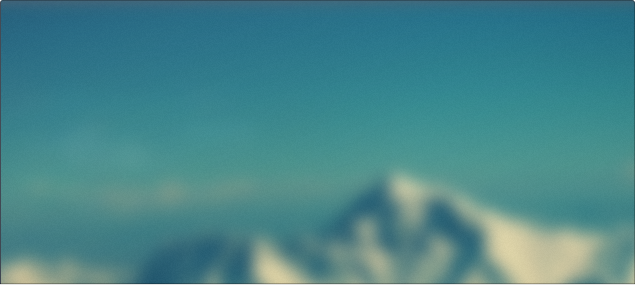
#> input picture roygbiv/test.png, 635 x 285 px
$ python -i __init__.py   (imports and definitions only)
#> lines starting #> are read from the running program, lines starting #| are printed output that depends on the picture
### roygbiv/Counter.py
## {{{ http://code.activestate.com/recipes/576611/ (r11)
from operator import itemgetter
from heapq import nlargest
from itertools import repeat, ifilter

class Counter(dict):
    '''Dict subclass for counting hashable objects.  Sometimes called a bag
    or multiset.  Elements are stored as dictionary keys and their counts
    are stored as dictionary values.

    >>> Counter('zyzygy')
    Counter({'y': 3, 'z': 2, 'g': 1})

    '''

    def __init__(self, iterable=None, **kwds):
        '''Create a new, empty Counter object.  And if given, count elements
        from an input iterable.  Or, initialize the count from another mapping
        of elements to their counts.

        >>> c = Counter()                           # a new, empty counter
        >>> c = Counter('gallahad')                 # a new counter from an iterable
        >>> c = Counter({'a': 4, 'b': 2})           # a new counter from a mapping
        >>> c = Counter(a=4, b=2)                   # a new counter from keyword args

        '''
        self.update(iterable, **kwds)

    def __missing__(self, key):
        return 0

    # [33 lines left out: functions most_common, elements, fromkeys, not called in this run]

    def update(self, iterable=None, **kwds):
        '''Like dict.update() but add counts instead of replacing them.

        Source can be an iterable, a dictionary, or another Counter instance.

        >>> c = Counter('which')
        >>> c.update('witch')           # add elements from another iterable
        >>> d = Counter('watch')
        >>> c.update(d)                 # add elements from another counter
        >>> c['h']                      # four 'h' in which, witch, and watch
        4

        '''
        if iterable is not None:
            if hasattr(iterable, 'iteritems'):
                if self:
                    self_get = self.get
                    for elem, count in iterable.iteritems():
                        self[elem] = self_get(elem, 0) + count
                else:
                    dict.update(self, iterable) # fast path when counter is empty
            else:
                self_get = self.get
                for elem in iterable:
                    self[elem] = self_get(elem, 0) + 1
        if kwds:
            self.update(kwds)

    def copy(self):
        'Like dict.copy() but returns a Counter instance instead of a dict.'
        return Counter(self)

    # [88 lines left out: functions __delitem__, __repr__, __add__, __sub__, __or__, __and__, not called in this run]


# [3 lines that do not run on import are left out]
## end of http://code.activestate.com/recipes/576611/ }}}

### roygbiv/__init__.py
import math
import PIL
import PIL.JpegImagePlugin
from PIL import Image
from PIL import ImageChops
from collections import namedtuple
from Counter import Counter
from operator import itemgetter, mul, attrgetter
from colormath.color_objects import RGBColor
import colorsys

Color = namedtuple('Color', ['value', 'prominence', 'saturation'])
Palette = namedtuple('Palette', 'colors bgcolor')

WHITE = (255, 255, 255)
BLACK = (0, 0, 0)

# algorithm tuning
N_QUANTIZED = 128     # start with an adaptive palette of this size
MIN_DISTANCE = 7    # min distance to consider two colors different
MIN_PROMINENCE = 0.015     # ignore if less than this proportion of image
MIN_SATURATION = 0.00  # ignore if not saturated enough
MAX_COLORS = 12          # keep only this many colors
BACKGROUND_PROMINENCE = 0.9     # level of prominence indicating a bg color

# multiprocessing parameters
BLOCK_SIZE = 10
N_PROCESSES = 1
SENTINEL = 'no more to process'


class Roygbiv(object):

    __img = None
    colors = None
    DARKEST = None
    LIGHTEST = None

    def __init__(self, img_or_filename):
#> called with img_or_filename = 'test.png'
        if not img_or_filename:
            raise Exception('Must provide filename in constructor')

        if isinstance(img_or_filename, PIL.JpegImagePlugin.JpegImageFile):
            self.__img = img_or_filename
        else:
            self.__img = Image.open(img_or_filename)

        # make sure image is RGB
        if self.__img.mode != 'RGB':
            self.__img = self.__img.convert('RGB')

        # remove borders
        self.__img = self.__autocrop()
#> in __autocrop, `bg = Image.new("RGB", self.__img.size, WHITE)`: bg: PIL image 635x285 RGB; every value is 255
#> in __autocrop, `diff = ImageChops.difference(self.__img, bg)`:
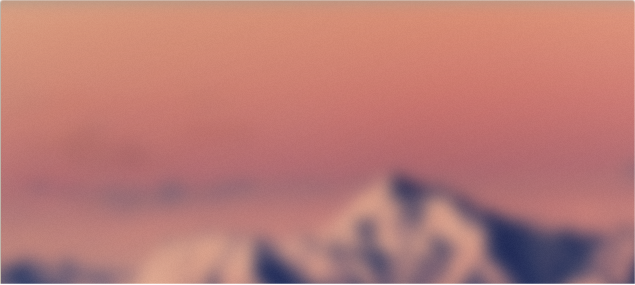
#> diff: PIL image 635x285 RGB; mean R, G, B 184.9, 122.9, 117.7
#> in __autocrop, `bbox = diff.getbbox()`: bbox = (0, 0, 635, 285)

    def __extract_colors(self, min_saturation=MIN_SATURATION,
        min_distance=MIN_DISTANCE, max_colors=MAX_COLORS,
        min_prominence=MIN_PROMINENCE, n_quantized=N_QUANTIZED):
        """
        Determine what the major colors are in the given image.
        """
#> called with min_saturation = 0, min_distance = 7, max_colors = 12, min_prominence = 0.015, n_quantized = 128

        # get point color count
        im = self.__img
        im = im.convert('P', palette=Image.ADAPTIVE, colors=n_quantized).convert('RGB')
        data = im.getdata()
        dist = Counter(data)
#> after the loop in update, `for elem in iterable:`: self = 128 items
#> dist = 128 items
        n_pixels = mul(*im.size)
#> n_pixels = 180975
        self.colors = sorted(dist.iteritems(), key=itemgetter(1), reverse=True)
#> self.colors = 128 items
        prominent_colors = [(c,n) for c, n in self.colors
                            if n/float(n_pixels) > min_prominence]
#> prominent_colors = []

        if prominent_colors:
            ave, self.LIGHTEST = max((sum(c)/3.0, c) for c, n in prominent_colors)
            ave, self.DARKEST = min((sum(c)/3.0, c) for c, n in prominent_colors)
        else:
            self.LIGHTEST = WHITE
            self.DARKEST = BLACK

        (to_canonical, aggregated) = self.__compare_colors(min_distance)
        first_pass_colors = len(aggregated.keys())
        if first_pass_colors > (max_colors * 2):
            min_distance += (math.floor(math.sqrt(first_pass_colors)) * 2)
            (to_canonical, aggregated) = self.__compare_colors(min_distance)

        # the colors
        colors = [Color(c, n / float(n_pixels), self.__get_saturation(c)) \
                    for (c, n) in aggregated.iteritems()]
        # avg saturation:
        total_saturation = 0
        for c in colors:
            total_saturation += c.saturation
        avg_saturation = total_saturation / len(colors)

        # find the magic colors: more than double the average saturation
        magic = sorted([c for c in colors if c.saturation > avg_saturation*2 and c not in colors[:max_colors]], \
                key=lambda c: c.prominence*(1+c.saturation),
                reverse=True)

        # order by prominence boosted by saturation
        colors = sorted(colors,
                key=lambda c: c.prominence*(1+c.saturation),
                reverse=True)

        colors, bg_color = self.__detect_background(im, colors, to_canonical)

        # keep any color which meets the minimum saturation
        sat_colors = [c for c in colors if self.__meets_min_saturation(c, min_saturation)]
        if bg_color and not self.__meets_min_saturation(bg_color, min_saturation):
            bg_color = None
        if sat_colors:
            colors = sat_colors
        else:
            # keep at least one color
            colors = colors[:1]

        # keep any color within 10% of the majority color
        colors = colors[:max_colors]

        # add the magic color if it exists in enough of the image
        if len(magic) and magic[0] not in colors and magic[0].prominence > .01:
            colors[-1] = magic[0]

        return Palette(colors, bg_color)

    def __compare_colors(self, min_distance):
        # aggregate colors
#> called with min_distance = 7
        to_canonical = {self.LIGHTEST: self.LIGHTEST, self.DARKEST: self.DARKEST}
        aggregated = Counter({self.LIGHTEST: 0, self.DARKEST: 0})
        for c, n in self.colors:
            if c in aggregated:
                # exact match!
                aggregated[c] += n
            else:
                d, nearest = min((self.__distance(c, alt), alt) for alt in aggregated)
                if d < min_distance:
                    # nearby match
                    aggregated[nearest] += n
                    to_canonical[c] = nearest
                else:
                    # no nearby match
                    aggregated[c] = n
                    to_canonical[c] = c
#> this loop made 1 pass
#> (c, n) on pass 1: ((44, 97, 117), 2667)
#> after the loop, aggregated = {(255, 255, 255): 1, (0, 0, 0): 1}; to_canonical = {(255, 255, 255): (255, 255, 255), (0, 0, 0): (0, 0, 0)}

        return (to_canonical, aggregated)

    def __autocrop(self):
        "Crop away a border of the given background color."
        bg = Image.new("RGB", self.__img.size, WHITE)
        diff = ImageChops.difference(self.__img, bg)
        bbox = diff.getbbox()
        if bbox:
            return self.__img.crop(bbox)

        return self.__img # no contents, don't crop to nothing

    def __distance(self, c1, c2):
        "Calculate the visual distance between the two colors."
#> (the run stopped early here; a loop or call above may not have finished)
